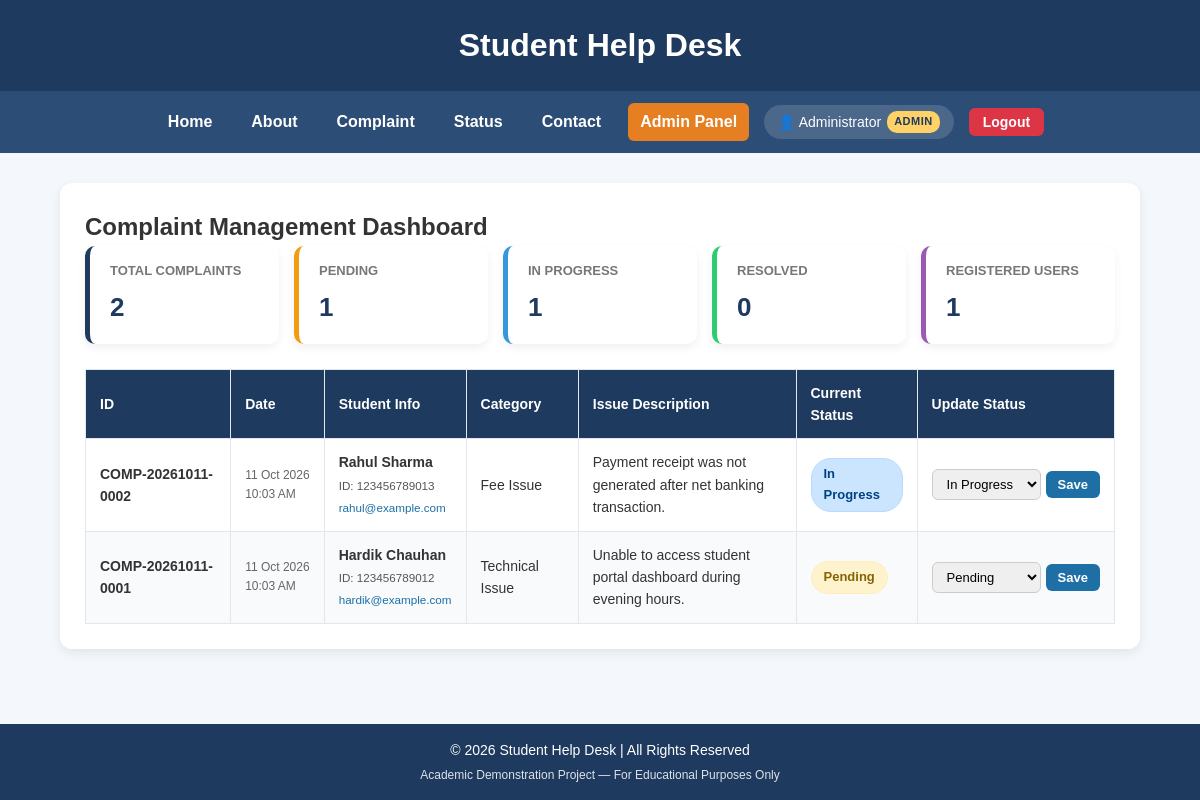
Page /admin/dashboard.php (signed in) on the committed database.
### tables this page shows
CREATE TABLE IF NOT EXISTS `complaints` (
    `id` INT AUTO_INCREMENT PRIMARY KEY,
    `complaint_id` VARCHAR(50) NOT NULL UNIQUE,
    `full_name` VARCHAR(150) NOT NULL,
    `email` VARCHAR(150) NOT NULL,
    `student_id` VARCHAR(50) NOT NULL,
    `category` VARCHAR(100) NOT NULL,
    `issue` TEXT NOT NULL,
    `status` ENUM('Pending', 'In Progress', 'Resolved') NOT NULL DEFAULT 'Pending',
    `created_at` TIMESTAMP NOT NULL DEFAULT CURRENT_TIMESTAMP,
    `updated_at` TIMESTAMP NULL DEFAULT NULL ON UPDATE CURRENT_TIMESTAMP
);

### includes/auth.php (called while the page is built, shortened)
<?php
function is_logged_in() {
    return isset($_SESSION['user_id']) || isset($_SESSION['user']) || isset($_SESSION['admin']);
}
function is_admin() {
    return (isset($_SESSION['role']) && $_SESSION['role'] === 'admin') ||
           (isset($_SESSION['admin']) && $_SESSION['admin'] === true);
}
function current_user() {
    return [
        'id'         => $_SESSION['user_id'] ?? null,
        'username'   => $_SESSION['username'] ?? '',
        'full_name'  => $_SESSION['full_name'] ?? ($_SESSION['username'] ?? 'User'),
        'email'      => $_SESSION['email'] ?? '',
        'student_id' => $_SESSION['student_id'] ?? '',
        'role'       => $_SESSION['role'] ?? (is_admin() ? 'admin' : 'student')
    ];
}
?>

### admin/dashboard.php (the view, shortened to what this page needs)
<?php
require_once __DIR__ . '/../includes/auth.php';
require_once __DIR__ . '/../config/db.php';
$result = $conn->query("SELECT * FROM complaints ORDER BY id DESC");
$counts = ['total' => 0, 'pending' => 0, 'progress' => 0, 'resolved' => 0];
$countResult = $conn->query("SELECT status, COUNT(*) as cnt FROM complaints GROUP BY status");
if ($countResult) {
    while ($c = $countResult->fetch_assoc()) {
        $counts['total'] += $c['cnt'];
        if ($c['status'] === 'Pending') $counts['pending'] = $c['cnt'];
        if ($c['status'] === 'In Progress') $counts['progress'] = $c['cnt'];
    }
}
$totalUsers = 0;
$userCountResult = $conn->query("SELECT COUNT(*) as user_cnt FROM users");
if ($userCountResult) {
    $totalUsers = (int)$userCountResult->fetch_assoc()['user_cnt'];
}
$basePath = "../";
$currentPage = "admin";
include __DIR__ . '/../includes/header.php';
include __DIR__ . '/../includes/navbar.php';
?>
<div class="container" style="max-width: 1200px;">
    <h2>Complaint Management Dashboard</h2>
    <div class="admin-stats">
        <div class="stat-card">
            <div class="stat-label">Total Complaints</div>
            <div class="stat-number"><?= $counts['total']; ?></div>
        </div>
        <div class="stat-card stat-pending">
            <div class="stat-label">Pending</div>
            <div class="stat-number"><?= $counts['pending']; ?></div>
        </div>
        <div class="stat-card stat-progress">
            <div class="stat-label">In Progress</div>
            <div class="stat-number"><?= $counts['progress']; ?></div>
        </div>
        <div class="stat-card stat-resolved">
            <div class="stat-label">Resolved</div>
            <div class="stat-number"><?= $counts['resolved']; ?></div>
        </div>
        <div class="stat-card" style="border-left-color: #9b59b6;">
            <div class="stat-label">Registered Users</div>
            <div class="stat-number"><?= $totalUsers; ?></div>
        </div>
    </div>
    <div class="table-responsive">
        <table>
            <thead>
                <tr>
                    <th>ID</th>
                    <th>Date</th>
                    <th>Student Info</th>
                    <th>Category</th>
                    <th>Issue Description</th>
                    <th>Current Status</th>
                    <th>Update Status</th>
                </tr>
            </thead>
            <tbody>
                <?php if ($result && $result->num_rows > 0): ?>
                    <?php while ($row = $result->fetch_assoc()): ?>
                        <?php
                            $statusBadge = 'badge-pending';
                            if ($row['status'] === 'In Progress') $statusBadge = 'badge-progress';
                        ?>
                        <tr>
                            <td><strong><?= htmlspecialchars($row['complaint_id']); ?></strong></td>
                            <td style="white-space:nowrap; font-size:12px; color:#666;">
                                <?= date('d M Y', strtotime($row['created_at'])); ?><br>
                                <?= date('h:i A', strtotime($row['created_at'])); ?>
                            </td>
                            <td>
                                <strong><?= htmlspecialchars($row['full_name']); ?></strong><br>
                                <small style="color:#555;">ID: <?= htmlspecialchars($row['student_id']); ?></small><br>
                                <small><a href="mailto:<?= htmlspecialchars($row['email']); ?>" style="color:#1d6fa5; text-decoration:none;"><?= htmlspecialchars($row['email']); ?></a></small>
                            </td>
                            <td><?= htmlspecialchars($row['category']); ?></td>
                            <td style="max-width: 280px; word-wrap: break-word;">
                                <?= nl2br(htmlspecialchars($row['issue'])); ?>
                            </td>
                            <td>
                                <span class="badge <?= $statusBadge ?>"><?= htmlspecialchars($row['status']); ?></span>
                            </td>
                            <td>
                                <form action="update_status.php" method="POST" style="display:flex; align-items:center; margin:0;">
                                    <select name="status">
                                        <option value="Pending" <?= ($row['status'] === 'Pending') ? 'selected' : ''; ?>>Pending</option>
                                        <option value="In Progress" <?= ($row['status'] === 'In Progress') ? 'selected' : ''; ?>>In Progress</option>
                                    </select>
                                    <button type="submit">Save</button>
                                </form>
                            </td>
                        </tr>
                    <?php endwhile; ?>
                <?php endif; ?>
            </tbody>
        </table>
    </div>
</div>
<?php
include __DIR__ . '/../includes/footer.php';
?>

### includes/header.php (shortened to what this page needs)
<!DOCTYPE html>
<html lang="en">
<head>
    <link rel="stylesheet" href="<?= $basePath; ?>assets/css/style.css">
</head>
<body>
<header>
    <h1>Student Help Desk</h1>
</header>

### includes/navbar.php (shortened to what this page needs)
<?php
require_once __DIR__ . '/auth.php';
$user = current_user();
?>
<nav>
    <a href="<?= $basePath; ?>index.php" class="<?= $currentPage === 'home' ? 'active' : ''; ?>">Home</a>
    <a href="<?= $basePath; ?>about.php" class="<?= $currentPage === 'about' ? 'active' : ''; ?>">About</a>
    <a href="<?= $basePath; ?>complaint.php" class="<?= $currentPage === 'complaint' ? 'active' : ''; ?>">Complaint</a>
    <a href="<?= $basePath; ?>status.php" class="<?= $currentPage === 'status' ? 'active' : ''; ?>">Status</a>
    <a href="<?= $basePath; ?>contact.php" class="<?= $currentPage === 'contact' ? 'active' : ''; ?>">Contact</a>
    <?php if (is_admin()): ?>
        <a href="<?= $basePath; ?>admin/dashboard.php" class="admin-nav-link <?= $currentPage === 'admin' ? 'active' : ''; ?>">Admin Panel</a>
    <?php endif; ?>
    <?php if (is_logged_in()): ?>
        <span class="user-pill">
            👤 <?= htmlspecialchars($user['full_name'] ?? $user['username'] ?? 'User'); ?>
            <span class="role-badge"><?= ucfirst(htmlspecialchars($user['role'] ?? 'user')); ?></span>
        </span>
        <button onclick="logout('<?= $basePath; ?>logout.php')" class="log">Logout</button>
    <?php else: ?>
        <a href="<?= $basePath; ?>login.php" class="<?= $currentPage === 'login' ? 'active' : ''; ?>">Login</a>
        <a href="<?= $basePath; ?>register.php" class="<?= $currentPage === 'register' ? 'active' : ''; ?>">Register</a>
    <?php endif; ?>
</nav>

### includes/footer.php (shortened to what this page needs)
<footer>
    <p>&copy; 2026 Student Help Desk | All Rights Reserved</p>
    <p style="font-size: 12px; opacity: 0.85; margin-top: 4px;">Academic Demonstration Project &mdash; For Educational Purposes Only</p>
</footer>
</body>
</html>

### assets/css/style.css (style rules this page uses)
* { margin: 0; padding: 0; box-sizing: border-box; font-family: Arial, sans-serif; }
body { background: #f4f7fb; color: #333; line-height: 1.6; min-height: 100vh; display: flex; flex-direction: column; }
header { background: #1e3a5f; color: #fff; text-align: center; padding: 20px; }
nav { background: #2c4d75; text-align: center; padding: 12px; display: flex; justify-content: center; align-items: center; flex-wrap: wrap; gap: 15px; }
nav a { color: #fff; text-decoration: none; font-weight: bold; padding: 6px 12px; border-radius: 6px; transition: 0.3s; }
nav a:hover, nav a.active { color: #ffd166; background: rgba(255, 255, 255, 0.1); }
.admin-nav-link { background: #e67e22 !important; color: #fff !important; padding: 6px 12px !important; border-radius: 6px !important; }
.user-pill { background: rgba(255, 255, 255, 0.15); color: #fff; padding: 6px 14px; border-radius: 20px; font-size: 14px; font-weight: 500; display: inline-flex; align-items: center; gap: 6px; }
.role-badge { background: #ffd166; color: #1e3a5f; font-size: 11px; font-weight: bold; padding: 2px 7px; border-radius: 10px; text-transform: uppercase; letter-spacing: 0.5px; }
.steps, .faq, .announcement, .container, .status-box, .success-box { max-width: 900px; margin: 0 auto; text-align: left; background: #fff; padding: 25px; border-radius: 12px; box-shadow: 0 4px 12px rgba(0, 0, 0, 0.08); }
.container { max-width: 850px; margin: 30px auto; width: 90%; }
form input, form select, form textarea { width: 100%; padding: 12px; margin-bottom: 15px; border: 1px solid #ccc; border-radius: 8px; font-size: 15px; font-family: inherit; box-sizing: border-box; transition: border-color 0.2s; }
form button, .btn-submit { width: 100%; padding: 12px; background: #1d6fa5; color: white; border: none; border-radius: 8px; font-size: 16px; font-weight: bold; cursor: pointer; transition: 0.3s; }
.badge { display: inline-block; padding: 5px 12px; border-radius: 20px; font-size: 13px; font-weight: bold; text-transform: capitalize; }
.badge-pending { background: #fff3cd; color: #856404; border: 1px solid #ffeeba; }
.badge-progress { background: #cce5ff; color: #004085; border: 1px solid #b8daff; }
.table-responsive { width: 100%; overflow-x: auto; margin-top: 20px; }
table { width: 100%; border-collapse: collapse; background: #fff; }
th, td { padding: 12px 14px; border: 1px solid #e1e8ed; text-align: left; font-size: 14px; }
th { background: #1e3a5f; color: white; font-weight: 600; }
tr:nth-child(even) { background: #f8fafc; }
table select { padding: 6px 10px; border-radius: 6px; border: 1px solid #ccc; font-size: 13px; margin-bottom: 0; width: auto; }
table button { padding: 6px 12px; background: #1d6fa5; color: white; border: none; border-radius: 6px; font-size: 13px; cursor: pointer; width: auto; margin-left: 5px; }
.log { padding: 6px 14px; background-color: #dc3545; color: white; border: none; border-radius: 6px; font-weight: bold; font-size: 14px; cursor: pointer; transition: 0.3s; }
footer { margin-top: auto; width: 100%; background: #1e3a5f; color: white; text-align: center; padding: 15px 0; font-size: 14px; }

### admin/dashboard.php (style rules this page uses)
.admin-stats { display: flex; gap: 15px; margin-bottom: 25px; flex-wrap: wrap; }
.stat-card { flex: 1; min-width: 140px; background: white; padding: 15px 20px; border-radius: 10px; box-shadow: 0 4px 10px rgba(0,0,0,0.06); border-left: 5px solid #1e3a5f; }
.stat-card.stat-pending { border-left-color: #f39c12; }
.stat-card.stat-progress { border-left-color: #3498db; }
.stat-card.stat-resolved { border-left-color: #2ecc71; }
.stat-number { font-size: 26px; font-weight: bold; color: #1e3a5f; margin-top: 5px; }
.stat-label { font-size: 13px; color: #777; text-transform: uppercase; font-weight: 600; }

### rows in the picture
complaints: complaint "COMP-20261011-0002", created_at "11 Oct 2026", created_at "10:03 AM", full_name "Rahul Sharma", student "123456789013", email "rahul@example.com", category "Fee Issue", issue "Payment receipt was not generated after net banking transaction.", status "In Progress"
complaints: complaint "COMP-20261011-0001", created_at "11 Oct 2026", created_at "10:03 AM", full_name "Hardik Chauhan", student "123456789012", email "hardik@example.com", category "Technical Issue", issue "Unable to access student portal dashboard during evening hours.", status "Pending"

### other values in the picture
$user['full_name'] "Administrator"
$user['role'] "ADMIN"
$counts['total'] "2"
$counts['pending'] "1"
$counts['progress'] "1"
$counts['resolved'] "0"
$totalUsers "1"
